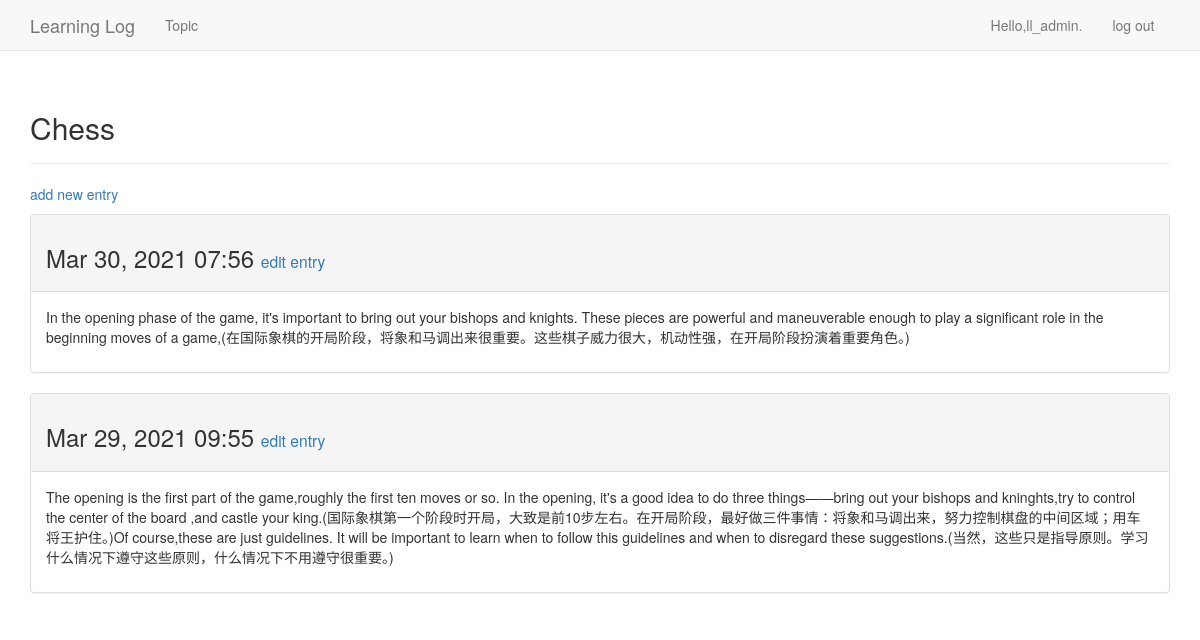
The page /topics/1/ (signed in) on the database its author committed.
### learning_logs/models.py (models this page shows, shortened)
class Topic(models.Model):
    text=models.CharField(max_length=200)
    date_added=models.DateTimeField(auto_now_add=True)
    ower=models.ForeignKey(User)
    def __str__(self):
        return self.text

class Entry(models.Model):
    topic=models.ForeignKey(Topic,on_delete=models.CASCADE)
    text=models.TextField()
    date_added=models.DateTimeField(auto_now_add=True)
    class Meta:
        verbose_name_plural='entries'

### learning_logs/views.py (the view)
# urls.py: url(r'^topics/(?P<topic_id>\d+)/$',views.topic,name='topic'),
@login_required
def topic(request,topic_id):
    topic=Topic.objects.get(id=topic_id)
    if topic.ower!=request.user:
        raise Http404
    entries=topic.entry_set.order_by('-date_added')
    context={"topic":topic,"entries":entries}
    return render(request,'learning_logs/topic.html',context)

### learning_logs/templates/learning_logs/topic.html
{% extends 'learning_logs/base.html' %}
	{% block header %}
		<h2>{{topic}}</h2>
	{% endblock header %}
	{% block content %}
		<p>
			<a href="{% url 'learning_logs:new_entry' topic.id %}">add new entry</a>
		</p>
		{% for entry in entries %}
			<div class="panel panel-default">
				<div class="panel-heading">
					<h3>
						{{ entry.date_added|date:'M d, Y H:i' }}
						<small>
							<a href="{% url 'learning_logs:edit_entry' entry.id %}">edit entry</a>
						</small>
					</h3>
				</div>
				<div class="panel-body">
					{{ entry.text|linebreaks }}
				</div>
			</div>
		{% empty %}
			There are no entries for this topic yet.
		{% endfor %}
	{% endblock content %}

### learning_logs/templates/learning_logs/base.html (shortened to what this page needs)
{% load bootstrap3 %}
<!DOCTYPE html>
<html lang="en">
	<head>
		{% bootstrap_css %}
	</head>
	<body>
		<nav class="navbar navbar-default navbar-static-top">
			<div class="container">
				<div class="navbar-header">
				<a class="navbar-brand" href="{% url 'learning_logs:index' %}">
					Learning Log</a>
				</div>
				<div id="navbar" class="navbar-collapse collapse">
					<ul class="nav navbar-nav">
						<li><a href="{%url 'learning_logs:topics'%}">Topic</a></li>
					</ul>
					<ul class="nav navbar-nav navbar-right">
						{% if user.is_authenticated %}
							<li><a>Hello,{{user.username}}.</a></li>&nbsp&nbsp&nbsp&nbsp
							<li><a href="{%url 'users:logout'%}">log out</a></li>
						{%else%}
							<li><a href="{%url 'users:register'%}">register</a></li>&nbsp&nbsp&nbsp&nbsp
							<li><a href="{%url 'users:login'%}">log in</a></li>
						{%endif%}
					</ul>
				</div>
			</div>
		</nav>
		<div class="container">
			<div class="page-header">
				{% block header %}{% endblock header %}
			</div>
			<div>
				{% block content %}{% endblock content %}
			</div>
		</div>
	</body>
</html>

### rows shown on the page
Topic: text "Chess"
Entry: date_added "Mar 30, 2021 07:56", text "In the opening phase of the game, it's important to bring out your bishops and knights. These pieces are powerful and maneuverable enough to play a significant role in the beginning moves of a game,(在国际象棋的开局阶段，将象和马调出来很重要。这些棋子威力很大，机动性强，在开局阶段扮演着重要角色。)"
Entry: date_added "Mar 29, 2021 09:55", text "The opening is the first part of the game,roughly the first ten moves or so. In the opening, it's a good idea to do three things——bring out your bishops and kninghts,try to control the center of the board ,and castle your king.(国际象棋第一个阶段时开局，大致是前10步左右。在开局阶段，最好做三件事情：将象和马调出来，努力控制棋盘的中间区域；用车将王护住。)Of course,these are just guidelines. It will be important to learn when to follow this guidelines and when to disregard these suggestions.(当然，这些只是指导原则。学习什么情况下遵守这些原则，什么情况下不用遵守很重要。)"

### other values the page prints
{{ user.username }} "ll_admin"
